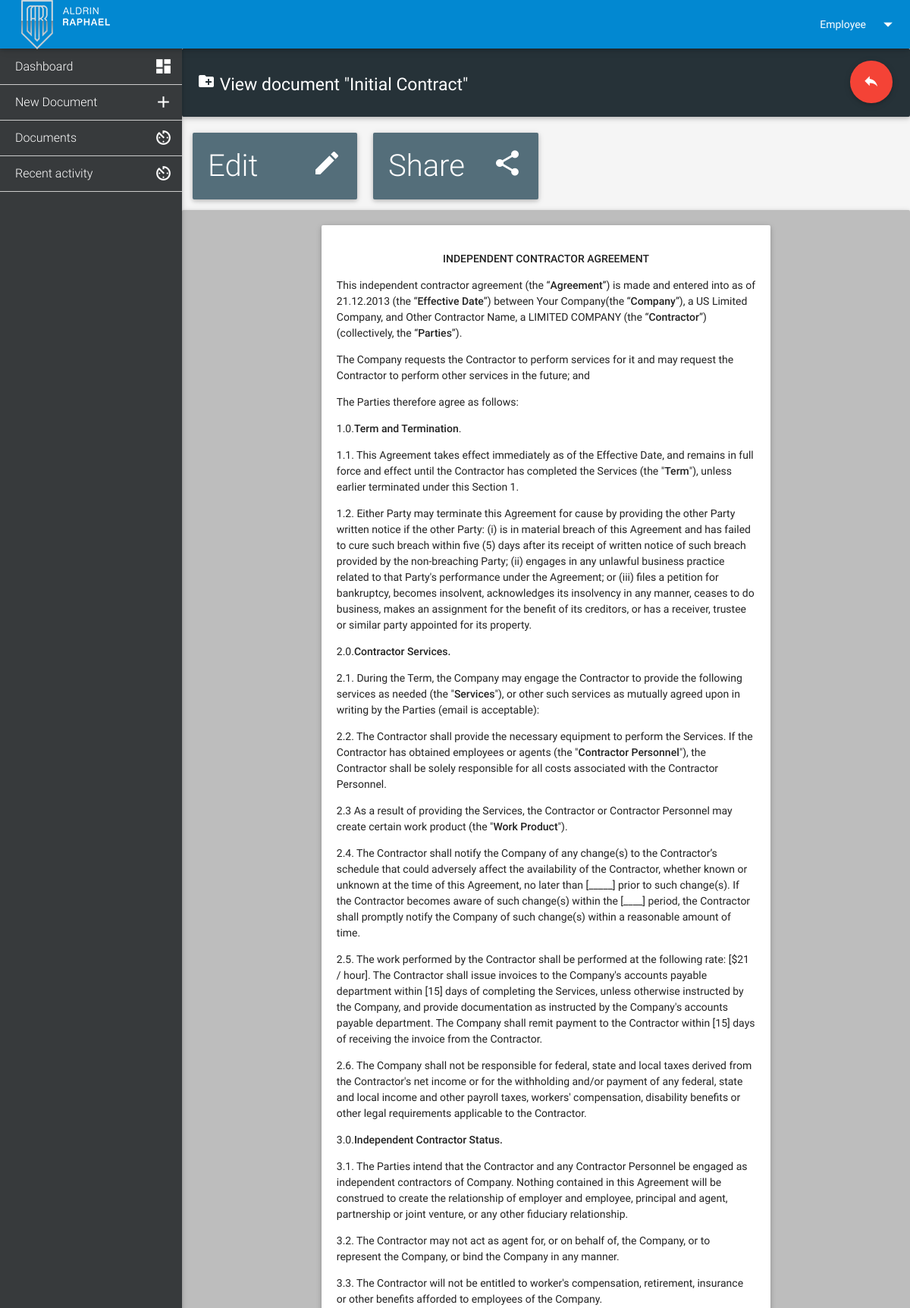
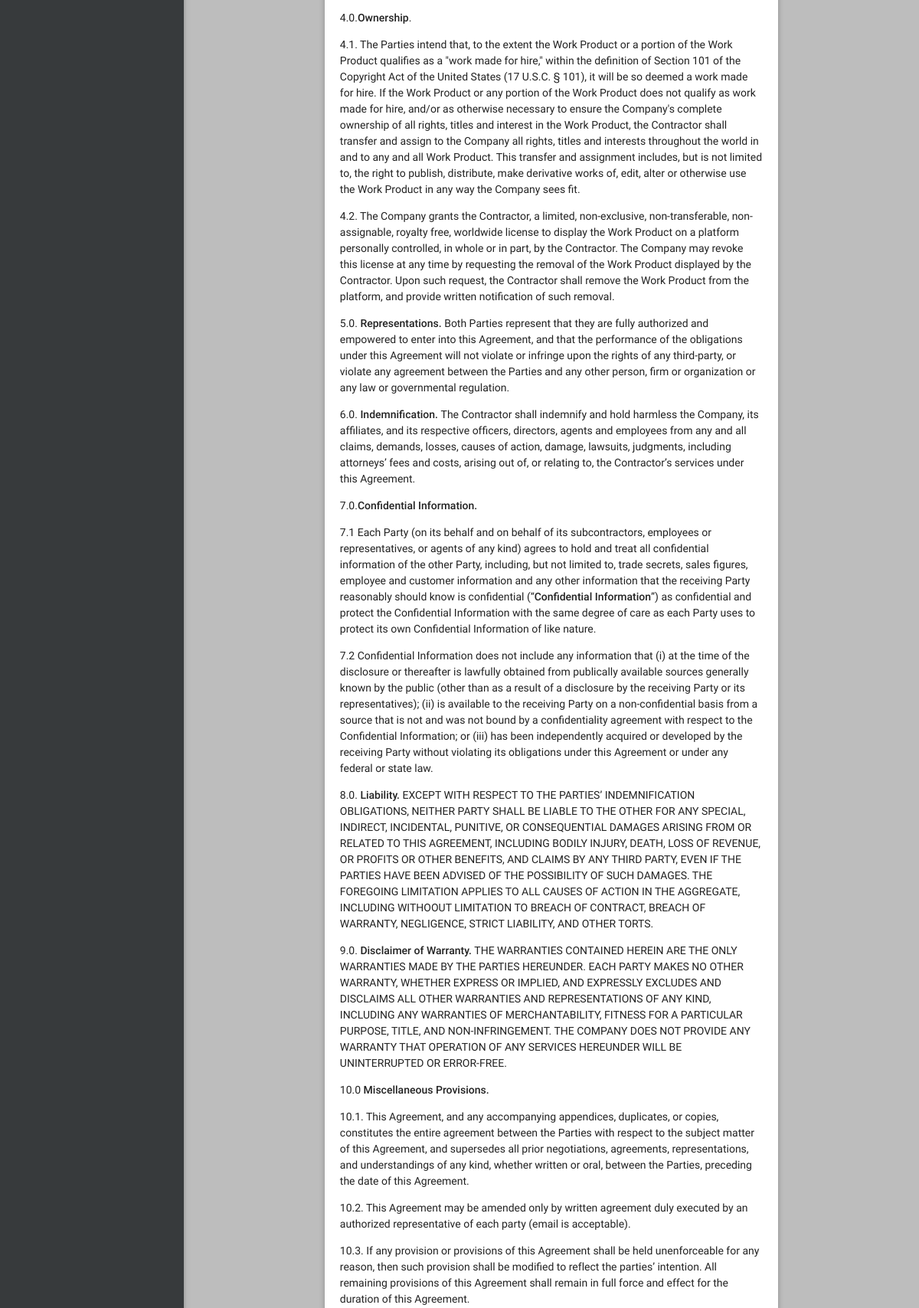
/documents.php?menu=view_document&id=6 (signed in, upper part), run on the app's committed database (2 pictures, top to bottom).
### tables this page shows
CREATE TABLE IF NOT EXISTS `users` (
  `id` int(11) NOT NULL AUTO_INCREMENT,
  `email` varchar(255) NOT NULL,
  `username` varchar(255) NOT NULL,
  `password` varchar(255) NOT NULL,
  `name` varchar(255) NOT NULL,
  `surname` varchar(255) NOT NULL,
  `date` int(11) NOT NULL,
  `role` int(2) NOT NULL DEFAULT '1',
  PRIMARY KEY (`id`)
);

CREATE TABLE IF NOT EXISTS `documents` (
  `id` int(11) NOT NULL AUTO_INCREMENT,
  `title` varchar(255) NOT NULL,
  `content` text NOT NULL,
  `user` int(11) NOT NULL,
  `created` int(11) NOT NULL,
  `template` int(11) NOT NULL,
  PRIMARY KEY (`id`)
);

### inc/classes/Database.php (called while the page is built, shortened)
<? if ( ! defined('BASEDIR')) exit('Acces denied');
class Db {
	public function select($table,$where=array(),$order=array(),$limit=array('from'=>0,'to'=>10000)){
		$c[]='1=1';
		$ord = "";
		foreach($where as $tag=>$val){
			$c[]=$tag."='".$val."'";
		}
		$r=array();
 		$res=mysql_query("select * from ".$table." where ".implode(' AND ',$c)." ".$ord." LIMIT ".$limit['from'].",".$limit['to'])or die("eroare1:".mysql_error()."<br/><b>Query:</b>select * from ".$table." where ".implode(' AND ',$c)." ".$o);
 		while($row=mysql_fetch_array($res)){
 			$r[]= (object) $row;
 		}
 		return $r;
 	}
 	public function select_row($table,$where,$order=array(),$limit=array('from'=>0,'to'=>10000)){
 		$r=$this->select($table,$where,$order,$limit);
 		return $r[0];
 	}
}
$db = new Db;
?>

### inc/classes/User.php (called while the page is built, shortened)
<?
	class User extends Db{
		public function __construct(){
			if(isset($_COOKIE['user'])){
				$this->userinfo = $this->select_row('users',array('id'=>$_COOKIE['user'],'password'=>$_COOKIE['password']));
				$this->userrole = $this->select_row('roles',array('id'=>$this->userinfo->role));
			}
				$this->loginFile = 'auth.php';
		}
		public function isLogged(){
			if(isset($_COOKIE['user'])){
				$this->userinfo = $this->select_row('users',array('id'=>$_COOKIE['user'],'password'=>$_COOKIE['password']));
				if($this->userinfo) return 1;
			}
		}
		public function Protect(){
		    if(!$this->isLogged()){
		        header("Location:".$this->loginFile);
		    }
		}
		public function has_access($area){
			$zone = array(
				'documents'=>0,
				'templates'=>1,
				'users'=>2,
				'settings'=>3,
				);
			$acc = unserialize($this->userrole->zones);
			if(in_array($zone[$area], $acc)){
				return true;
			}
			return false;
		}
	}
	$user = new User;
?>

### inc/App.php (called while the page is built, shortened)
<?
	foreach (glob(APP_PATH."/classes/*.php") as $filename)
		{
			include $filename;
	}
?>

### inc/views/documents/view_document.php (the view, shortened to what this page needs)
<?
    $document = $db->select_row('documents',array('id'=>$_GET['id']));
?>
<div class="fixed-action-btn horizontal" style="top: 80px; right: 24px;">
    <a class="btn-floating btn-large waves-effect waves-light red" href="documents.php" ><i class="material-icons">reply</i></a>
</div>
</div>
        <div class="container">
            <div class="row">
                <div class="col s3">
                  <div class="card blue-grey darken-1" onclick="top.location='documents.php?menu=edit_document&id=<?php echo $document->id?>'">
                      <div class="card-content white-text  waves-effect waves-block waves-light">
                        <span class="card-title">Edit</span>
                        <i class="material-icons boxicon">mode_edit</i>
                      </div>
                  </div>
                </div>
                <div class="col s3">
                  <div class="card blue-grey darken-1">
                      <a class="card-content white-text  waves-effect waves-block waves-light modal-trigger" href="#modal1">
                        <span class="card-title">Share</span>
                        <i class="material-icons boxicon">share</i>
                      </a>
                  </div>
                </div>
            </div>
        </div>
        <div class="card-panel grey lighten-1">
            <div class="row">
                <div class="col s8" style='margin:auto; float:none;'>
                    <div class="card-panel white ">
                                    <?php echo $document->content?>
                    </div>
                </div>
            </div>
        </div>

### inc/commons/header.php (shortened to what this page needs)
<div class="navbar-fixed">
  <nav>
    <div class="nav-wrapper light-blue  darken-2 ">
      <a href="./" class="brand-logo"><img src="style/images/logo.png" alt=""></a>
      <ul class="right hide-on-med-and-down">
        <li><a class="dropdown-button" href="#!" data-activates="dropdown1"><?php echo $user->userinfo->surname?> <?php echo $user->userinfo->name?><i class="material-icons right">arrow_drop_down</i></a></li>
      </ul>
    </div>
  </nav>
</div>
      <ul id="slide-out" class="side-nav fixed">
        <li><a href="index.php" class='waves-effect waves-light  <?if(!$menu)echo "active";?>'><i class="material-icons">dashboard</i> Dashboard</a></li>
        <?if($user->has_access('documents')){?>
        <li><a href="documents.php?menu=add_document" class='waves-effect waves-light  <?if(!$menu)echo "active";?>'><i class="material-icons">add</i> New Document</a></li>
        <li><a href="documents.php" class='waves-effect waves-light  <?if($menu=='documents')echo "active";?>'><i class="material-icons">av_timer</i> Documents</a></li>
        <?}?>
        <li><a href="recent.php" class='waves-effect waves-light  <?if($menu=='recent')echo "active";?>'><i class="material-icons">av_timer</i> Recent activity</a></li>
      </ul>

### style/css/style.css (style rules this page uses)
html { font-size:14px; }
body { background:#f5f5f5; }
.boxicon { float:right; font-size:40px!important; }
.fixed-action-btn { height:60px; position: absolute; }
.row { margin-bottom:0; }
.card-panel { margin-top:0; }
.navbar-fixed { z-index:1024; }
.side-nav { padding-top: 65px; background: #373a3c; }
.side-nav.fixed a { padding: 14px 20px; color: #fff; }
.side-nav li { padding:0; font-weight: 500; }
.side-nav a { height: 100%; line-height: 18px; color: #919191; font-size: 16px; font-weight: 300; border-bottom: 1px solid #ccc; }
.side-nav .collapsible-header i.material-icons, .side-nav i.material-icons { position: absolute; top: 10px; width: 14px; font-size: 25px; right: 13px; }
.side-nav i.material-icons { width:24px; font-weight: 300; }
.card .card-title { font-size: 40px; }
@media only screen and (min-width : 993px) { .container { width: 97%; } }
.btn, .btn-large { background:#f44336; }

### data on the page
users: name "Employee"
documents: content "INDEPENDENT CONTRACTOR AGREEMENT This independent contractor agreement (the “ Agreement ”) is made and entered into as of 21.12.2013 (the “ Effective Date ”) between Your Company(the “ Company ”), a US Limited Company, and Other Contractor Name, a LIMITED COMPANY (the “ Contractor ”) (collectively, the “ Parties ”). The Company requests the Contractor to perform services for it and may request the Contractor to perform other services in the future; and The Parties therefore agree as follows: 1.0. Term and Termination . 1.1. This Agreement takes effect immediately as of the Effective Date, and remains in full force and effect until the Contractor has completed the Services (the \" Term \"),…"
